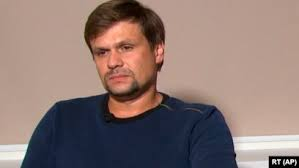
#> input picture VisitorsFacesDetection/dataset/photos/boshyrov2.jpg, 299 x 168 px, given in place of OpenCV.jpg, which was not available
$ python intro.py
#> lines starting #> are read from the running program, lines starting #| are printed output that depends on the picture; after the words box and inside, x2 and y2 are one past the last pixel; in counts of white or black regions, pixels touching at a corner belong together; pictures that were not available may be replaced by others from this repository, and a replacement may not be noted
import cv2
import numpy as np

# PICTURES
img = cv2.imread('images/OpenCV.jpg')
#> img is the input picture: shape (168, 299, 3); mean B, G, R 113.8, 118.7, 139.2
img = cv2.resize(img,(img.shape[1] * 2, img.shape[0] * 2))
#> img: shape (336, 598, 3)

#img = cv2.GaussianBlur(img, (9,9), 0) # 9,9 - only odd numbers for blur(1,3,5,7, ...) размытие

img = cv2.cvtColor(img, cv2.COLOR_BGR2GRAY)
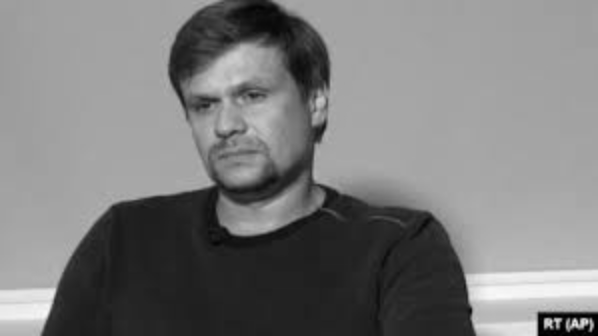
#> img: shape (336, 598); min 0, max 249, mean 124.2
img = cv2.Canny(img, 200, 200) # black-white только контуры: img в бинарном формате. чем мешьше значение тем больше точность
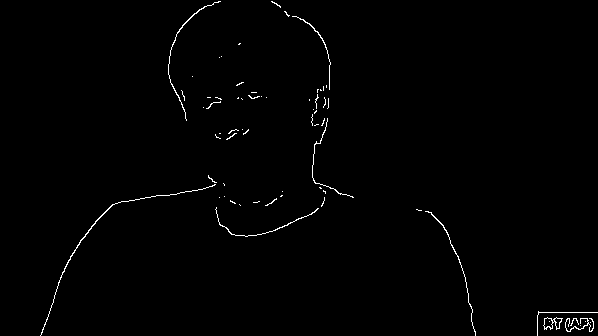
#> img: shape (336, 598); 0.82% white in thin lines or dots

kernel = np.ones((5,5), np.uint8) # matrix 5x5

img = cv2.dilate(img, kernel, iterations=1)
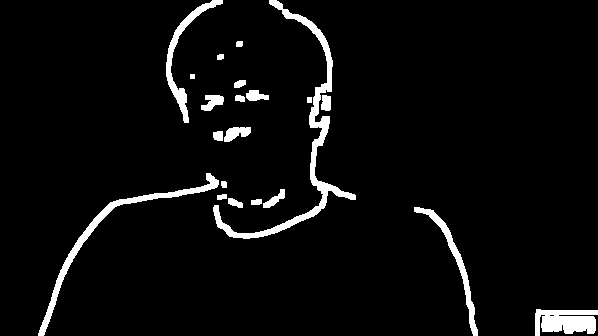
#> img: shape (336, 598); 4.6% white; 21 white regions, largest, box (x1, y1, x2, y2) and area: (213, 0, 356, 239) 2768, (38, 173, 219, 336) 1689, (535, 309, 598, 336) 1309

img = cv2.erode(img, kernel, iterations=1)
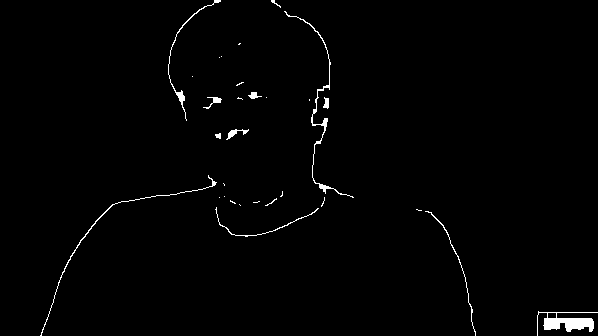
#> img: shape (336, 598); 1.2% white; 30 white regions (18 under 20 px), largest, box (x1, y1, x2, y2) and area: (537, 311, 598, 336) 637, (284, 11, 354, 198) 434, (40, 175, 217, 336) 317
cv2.imshow('Result', img)
# img[0:100, 0:150] crop an image

print(img.shape) # colors layers
#| (336, 598)

cv2.waitKey(0)

# [11 lines of commented-out code are left out]

$ run again, on VisitorsFacesDetection/dataset/photos/boshyrov3.jpg
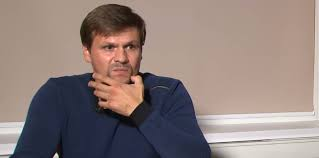
#> input picture VisitorsFacesDetection/dataset/photos/boshyrov3.jpg, 319 x 158 px, given in place of OpenCV.jpg, which was not available
#> img is the input picture: shape (158, 319, 3); mean B, G, R 122.6, 126.7, 142.3
#> `img = cv2.Canny(img, 200, 200)`:
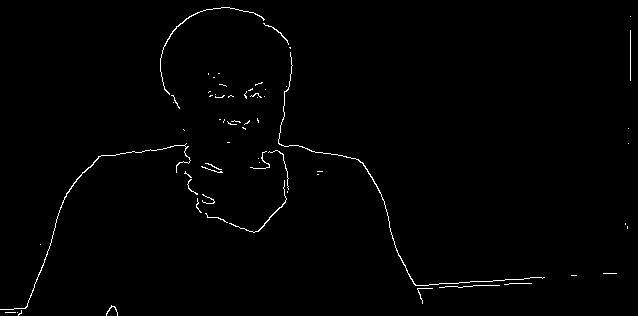
#> img: shape (316, 638); 0.94% white in thin lines or dots
#> `img = cv2.erode(img, kernel, iterations=1)`:
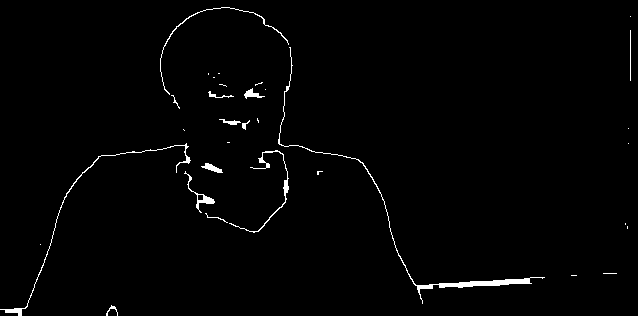
#> img: shape (316, 638); 1.3% white; 32 white regions (18 under 20 px), largest, box (x1, y1, x2, y2) and area: (278, 47, 545, 304) 950, (0, 143, 191, 316) 462, (229, 150, 289, 233) 295
#| (316, 638)
